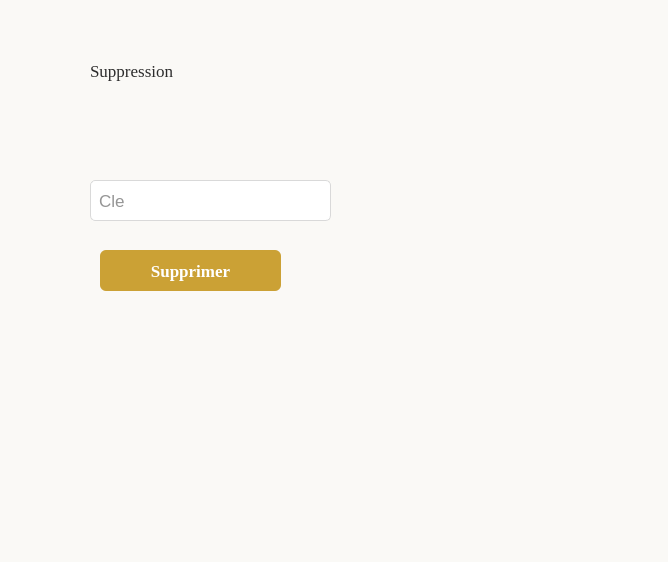
<?xml version="1.0" encoding="UTF-8"?>
<ui version="4.0">
 <class>DialogSupprimer</class>
 <widget class="QDialog" name="DialogSupprimer">
  <property name="geometry">
   <rect>
    <x>0</x>
    <y>0</y>
    <width>668</width>
    <height>562</height>
   </rect>
  </property>
  <property name="windowTitle">
   <string>Dialog</string>
  </property>
  <property name="styleSheet">
   <string notr="true">QWidget {
    background-color: #FAF9F6;
    color: #2C2C2C;
    font-family: &quot;Georgia&quot;;
    font-size: 13pt;
}

QLineEdit, QTextEdit {
    background-color: #FFFFFF;
    color: #2C2C2C;
    border: 1px solid #D9D9D9;
    border-radius: 5px;
    padding: 6px;
}

QPushButton {
    background-color: #CBA135;
    color: white;
    border: none;
    border-radius: 6px;
    padding: 8px 12px;
    font-weight: bold;
}

QPushButton:hover {
    background-color: #B88B2A;
}
</string>
  </property>
  <widget class="QLabel" name="label">
   <property name="geometry">
    <rect>
     <x>90</x>
     <y>30</y>
     <width>171</width>
     <height>81</height>
    </rect>
   </property>
   <property name="font">
    <font>
     <family>Georgia</family>
     <pointsize>13</pointsize>
    </font>
   </property>
   <property name="text">
    <string>Suppression</string>
   </property>
  </widget>
  <widget class="QLineEdit" name="lineEditCle">
   <property name="geometry">
    <rect>
     <x>90</x>
     <y>180</y>
     <width>241</width>
     <height>41</height>
    </rect>
   </property>
   <property name="styleSheet">
    <string notr="true">QWidget {
    background-color: #FAF9F6;
    color: #2C2C2C;
    font-family: &quot;Georgia&quot;;
    font-size: 13pt;
}

QLineEdit, QTextEdit {
    background-color: #FFFFFF;
    color: #2C2C2C;
    border: 1px solid #D9D9D9;
    border-radius: 5px;
    padding: 6px;
}

QPushButton {
    background-color: #CBA135;
    color: white;
    border: none;
    border-radius: 6px;
    padding: 8px 12px;
    font-weight: bold;
}

QPushButton:hover {
    background-color: #B88B2A;
}
</string>
   </property>
   <property name="text">
    <string/>
   </property>
   <property name="placeholderText">
    <string>Cle</string>
   </property>
  </widget>
  <widget class="QPushButton" name="pushButtonSupprimer">
   <property name="geometry">
    <rect>
     <x>100</x>
     <y>250</y>
     <width>181</width>
     <height>41</height>
    </rect>
   </property>
   <property name="font">
    <font>
     <family>Georgia</family>
     <pointsize>13</pointsize>
     <weight>75</weight>
     <bold>true</bold>
    </font>
   </property>
   <property name="text">
    <string>Supprimer</string>
   </property>
  </widget>
 </widget>
 <resources/>
 <connections/>
</ui>
